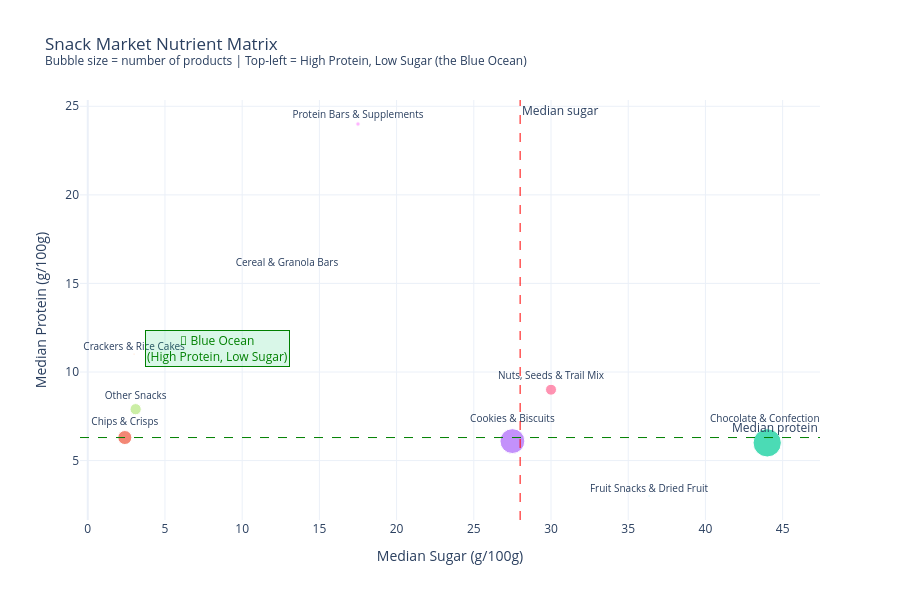

This figure's notebook cell:
### Code cell
# ── 3.2 Scatter: Sugar vs Protein per sub-category ──────────
overall_median_sugar   = df_snacks['sugars_100g'].median()
overall_median_protein = df_snacks['proteins_100g'].median()

fig = px.scatter(
    category_stats,
    x='median_sugar',
    y='median_protein',
    size='product_count',
    color='primary_category',
    text='primary_category',
    hover_data={
        'median_fat': ':.1f',
        'median_fiber': ':.1f',
        'product_count': ':,',
        'primary_category': False,
    },
    title='Snack Market Nutrient Matrix<br>'
          '<sup>Bubble size = number of products | '
          'Top-left = High Protein, Low Sugar (the Blue Ocean)</sup>',
    labels={
        'median_sugar':   'Median Sugar (g/100g)',
        'median_protein': 'Median Protein (g/100g)',
        'primary_category': 'Snack Category',
    },
    template='plotly_white',
)

# ── Reference lines: overall medians ────────────────────────
fig.add_hline(
    y=overall_median_protein,
    line_dash='dash', line_color='green', line_width=1,
    annotation_text='Median protein',
    annotation_position='top right',
)
fig.add_vline(
    x=overall_median_sugar,
    line_dash='dash', line_color='red', line_width=1,
    annotation_text='Median sugar',
    annotation_position='top right',
)

# ── Label the empty quadrant ─────────────────────────────────
fig.add_annotation(
    x=overall_median_sugar * 0.3,
    y=overall_median_protein * 1.8,
    text="🎯 Blue Ocean<br>(High Protein, Low Sugar)",
    showarrow=False,
    bgcolor='rgba(0,200,100,0.15)',
    bordercolor='green',
    borderwidth=1,
    font=dict(color='green', size=12),
)

fig.update_traces(textposition='top center', textfont_size=10)
fig.update_layout(height=600, showlegend=False)
fig.show()

### Figure 1 — Plotly figure (JSON) as saved in the notebook; plotly's stock layout.template omitted (floating-point values rounded to 4 significant figures)
{"data": [{"customdata": [[16.45, 8.65, 2, "Cereal & Granola Bars"]], "hovertemplate": "Median Sugar (g/100g)=%{x}<br>Median Protein (g/100g)=%{y}<br>product_count=%{customdata[2]:,}<br>median_fat=%{customdata[0]:.1f}<br>median_fiber=%{customdata[1]:.1f}<extra></extra>", "legendgroup": "Cereal & Granola Bars", "marker": {"color": "#636efa", "size": [2], "sizemode": "area", "sizeref": 115.3, "symbol": "circle"}, "mode": "markers+text", "name": "Cereal & Granola Bars", "orientation": "v", "showlegend": true, "text": ["Cereal & Granola Bars"], "textfont": {"size": 10}, "textposition": "top center", "type": "scatter", "x": [12.9], "xaxis": "x", "y": [15.8], "yaxis": "y"}, {"customdata": [[26.1, 4, 11291, "Chips & Crisps"]], "hovertemplate": "Median Sugar (g/100g)=%{x}<br>Median Protein (g/100g)=%{y}<br>product_count=%{customdata[2]:,}<br>median_fat=%{customdata[0]:.1f}<br>median_fiber=%{customdata[1]:.1f}<extra></extra>", "legendgroup": "Chips & Crisps", "marker": {"color": "#EF553B", "size": [11291], "sizemode": "area", "sizeref": 115.3, "symbol": "circle"}, "mode": "markers+text", "name": "Chips & Crisps", "orientation": "v", "showlegend": true, "text": ["Chips & Crisps"], "textfont": {"size": 10}, "textposition": "top center", "type": "scatter", "x": [2.4], "xaxis": "x", "y": [6.3], "yaxis": "y"}, {"customdata": [[20, 2.222, 46115, "Chocolate & Confections"]], "hovertemplate": "Median Sugar (g/100g)=%{x}<br>Median Protein (g/100g)=%{y}<br>product_count=%{customdata[2]:,}<br>median_fat=%{customdata[0]:.1f}<br>median_fiber=%{customdata[1]:.1f}<extra></extra>", "legendgroup": "Chocolate & Confections", "marker": {"color": "#00cc96", "size": [46115], "sizemode": "area", "sizeref": 115.3, "symbol": "circle"}, "mode": "markers+text", "name": "Chocolate & Confections", "orientation": "v", "showlegend": true, "text": ["Chocolate & Confections"], "textfont": {"size": 10}, "textposition": "top center", "type": "scatter", "x": [44.0], "xaxis": "x", "y": [6.0], "yaxis": "y"}, {"customdata": [[20, 2.632, 35601, "Cookies & Biscuits"]], "hovertemplate": "Median Sugar (g/100g)=%{x}<br>Median Protein (g/100g)=%{y}<br>product_count=%{customdata[2]:,}<br>median_fat=%{customdata[0]:.1f}<br>median_fiber=%{customdata[1]:.1f}<extra></extra>", "legendgroup": "Cookies & Biscuits", "marker": {"color": "#ab63fa", "size": [35601], "sizemode": "area", "sizeref": 115.3, "symbol": "circle"}, "mode": "markers+text", "name": "Cookies & Biscuits", "orientation": "v", "showlegend": true, "text": ["Cookies & Biscuits"], "textfont": {"size": 10}, "textposition": "top center", "type": "scatter", "x": [27.5], "xaxis": "x", "y": [6.1], "yaxis": "y"}, {"customdata": [[12, 3.65, 130, "Crackers & Rice Cakes"]], "hovertemplate": "Median Sugar (g/100g)=%{x}<br>Median Protein (g/100g)=%{y}<br>product_count=%{customdata[2]:,}<br>median_fat=%{customdata[0]:.1f}<br>median_fiber=%{customdata[1]:.1f}<extra></extra>", "legendgroup": "Crackers & Rice Cakes", "marker": {"color": "#FFA15A", "size": [130], "sizemode": "area", "sizeref": 115.3, "symbol": "circle"}, "mode": "markers+text", "name": "Crackers & Rice Cakes", "orientation": "v", "showlegend": true, "text": ["Crackers & Rice Cakes"], "textfont": {"size": 10}, "textposition": "top center", "type": "scatter", "x": [3.0], "xaxis": "x", "y": [11.0], "yaxis": "y"}, {"customdata": [[2.4, 7.1, 91, "Fruit Snacks & Dried Fruit"]], "hovertemplate": "Median Sugar (g/100g)=%{x}<br>Median Protein (g/100g)=%{y}<br>product_count=%{customdata[2]:,}<br>median_fat=%{customdata[0]:.1f}<br>median_fiber=%{customdata[1]:.1f}<extra></extra>", "legendgroup": "Fruit Snacks & Dried Fruit", "marker": {"color": "#19d3f3", "size": [91], "sizemode": "area", "sizeref": 115.3, "symbol": "circle"}, "mode": "markers+text", "name": "Fruit Snacks & Dried Fruit", "orientation": "v", "showlegend": true, "text": ["Fruit Snacks & Dried Fruit"], "textfont": {"size": 10}, "textposition": "top center", "type": "scatter", "x": [36.35], "xaxis": "x", "y": [3.0], "yaxis": "y"}, {"customdata": [[32.3, 4.79, 6941, "Nuts, Seeds & Trail Mix"]], "hovertemplate": "Median Sugar (g/100g)=%{x}<br>Median Protein (g/100g)=%{y}<br>product_count=%{customdata[2]:,}<br>median_fat=%{customdata[0]:.1f}<br>median_fiber=%{customdata[1]:.1f}<extra></extra>", "legendgroup": "Nuts, Seeds & Trail Mix", "marker": {"color": "#FF6692", "size": [6941], "sizemode": "area", "sizeref": 115.3, "symbol": "circle"}, "mode": "markers+text", "name": "Nuts, Seeds & Trail Mix", "orientation": "v", "showlegend": true, "text": ["Nuts, Seeds & Trail Mix"], "textfont": {"size": 10}, "textposition": "top center", "type": "scatter", "x": [30.0], "xaxis": "x", "y": [9.0], "yaxis": "y"}, {"customdata": [[14.3, 2.5, 7247, "Other Snacks"]], "hovertemplate": "Median Sugar (g/100g)=%{x}<br>Median Protein (g/100g)=%{y}<br>product_count=%{customdata[2]:,}<br>median_fat=%{customdata[0]:.1f}<br>median_fiber=%{customdata[1]:.1f}<extra></extra>", "legendgroup": "Other Snacks", "marker": {"color": "#B6E880", "size": [7247], "sizemode": "area", "sizeref": 115.3, "symbol": "circle"}, "mode": "markers+text", "name": "Other Snacks", "orientation": "v", "showlegend": true, "text": ["Other Snacks"], "textfont": {"size": 10}, "textposition": "top center", "type": "scatter", "x": [3.1], "xaxis": "x", "y": [7.9], "yaxis": "y"}, {"customdata": [[15, 6.9, 1115, "Protein Bars & Supplements"]], "hovertemplate": "Median Sugar (g/100g)=%{x}<br>Median Protein (g/100g)=%{y}<br>product_count=%{customdata[2]:,}<br>median_fat=%{customdata[0]:.1f}<br>median_fiber=%{customdata[1]:.1f}<extra></extra>", "legendgroup": "Protein Bars & Supplements", "marker": {"color": "#FF97FF", "size": [1115], "sizemode": "area", "sizeref": 115.3, "symbol": "circle"}, "mode": "markers+text", "name": "Protein Bars & Supplements", "orientation": "v", "showlegend": true, "text": ["Protein Bars & Supplements"], "textfont": {"size": 10}, "textposition": "top center", "type": "scatter", "x": [17.5], "xaxis": "x", "y": [24.0], "yaxis": "y"}], "layout": {"annotations": [{"showarrow": false, "text": "Median protein", "x": 1, "xanchor": "right", "xref": "x domain", "y": 6.3, "yanchor": "bottom", "yref": "y"}, {"showarrow": false, "text": "Median sugar", "x": 28, "xanchor": "left", "xref": "x", "y": 1, "yanchor": "top", "yref": "y domain"}, {"bgcolor": "rgba(0,200,100,0.15)", "bordercolor": "green", "borderwidth": 1, "font": {"color": "green", "size": 12}, "showarrow": false, "text": "🎯 Blue Ocean<br>(High Protein, Low Sugar)", "x": 8.4, "y": 11.34}], "height": 600, "legend": {"itemsizing": "constant", "title": {"text": "Snack Category"}, "tracegroupgap": 0}, "shapes": [{"line": {"color": "green", "dash": "dash", "width": 1}, "type": "line", "x0": 0, "x1": 1, "xref": "x domain", "y0": 6.3, "y1": 6.3, "yref": "y"}, {"line": {"color": "red", "dash": "dash", "width": 1}, "type": "line", "x0": 28, "x1": 28, "xref": "x", "y0": 0, "y1": 1, "yref": "y domain"}], "showlegend": false, "title": {"text": "Snack Market Nutrient Matrix<br><sup>Bubble size = number of products | Top-left = High Protein, Low Sugar (the Blue Ocean)</sup>"}, "xaxis": {"anchor": "y", "domain": [0, 1], "title": {"text": "Median Sugar (g/100g)"}}, "yaxis": {"anchor": "x", "domain": [0, 1], "title": {"text": "Median Protein (g/100g)"}}}}
